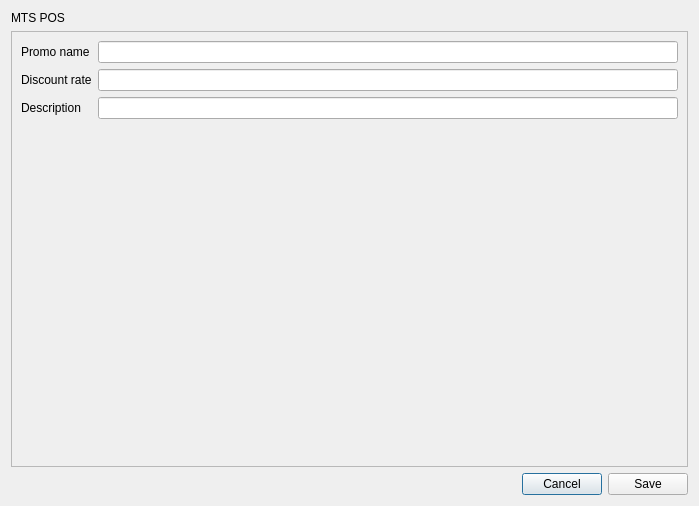
<?xml version="1.0" encoding="UTF-8"?>
<ui version="4.0">
 <class>DialogEditPromo</class>
 <widget class="QDialog" name="DialogEditPromo">
  <property name="geometry">
   <rect>
    <x>0</x>
    <y>0</y>
    <width>699</width>
    <height>506</height>
   </rect>
  </property>
  <property name="windowTitle">
   <string>Sign up</string>
  </property>
  <layout class="QVBoxLayout" name="verticalLayout">
   <item>
    <widget class="QLabel" name="label_6">
     <property name="sizePolicy">
      <sizepolicy hsizetype="Preferred" vsizetype="Fixed">
       <horstretch>0</horstretch>
       <verstretch>0</verstretch>
      </sizepolicy>
     </property>
     <property name="text">
      <string>MTS POS</string>
     </property>
    </widget>
   </item>
   <item>
    <widget class="QScrollArea" name="scrollArea">
     <property name="widgetResizable">
      <bool>true</bool>
     </property>
     <widget class="QWidget" name="scrollAreaWidgetContents">
      <property name="geometry">
       <rect>
        <x>0</x>
        <y>0</y>
        <width>679</width>
        <height>436</height>
       </rect>
      </property>
      <layout class="QFormLayout" name="formLayout">
       <item row="0" column="0">
        <widget class="QLabel" name="label_3">
         <property name="text">
          <string>Promo name</string>
         </property>
        </widget>
       </item>
       <item row="0" column="1">
        <widget class="QLineEdit" name="lineEditPromoName"/>
       </item>
       <item row="1" column="0">
        <widget class="QLabel" name="label_2">
         <property name="text">
          <string>Discount rate</string>
         </property>
        </widget>
       </item>
       <item row="1" column="1">
        <widget class="QLineEdit" name="lineEditDiscountRate"/>
       </item>
       <item row="2" column="0">
        <widget class="QLabel" name="label">
         <property name="text">
          <string>Description</string>
         </property>
        </widget>
       </item>
       <item row="2" column="1">
        <widget class="QLineEdit" name="lineEditDescription"/>
       </item>
      </layout>
     </widget>
    </widget>
   </item>
   <item>
    <layout class="QHBoxLayout" name="horizontalLayout">
     <item>
      <spacer name="horizontalSpacer">
       <property name="orientation">
        <enum>Qt::Horizontal</enum>
       </property>
       <property name="sizeHint" stdset="0">
        <size>
         <width>40</width>
         <height>20</height>
        </size>
       </property>
      </spacer>
     </item>
     <item>
      <widget class="QPushButton" name="pushButtonCancel">
       <property name="text">
        <string>Cancel</string>
       </property>
      </widget>
     </item>
     <item>
      <widget class="QPushButton" name="pushButtonSave">
       <property name="text">
        <string>Save</string>
       </property>
      </widget>
     </item>
    </layout>
   </item>
  </layout>
 </widget>
 <tabstops>
  <tabstop>scrollArea</tabstop>
  <tabstop>pushButtonCancel</tabstop>
  <tabstop>pushButtonSave</tabstop>
 </tabstops>
 <resources/>
 <connections/>
</ui>
